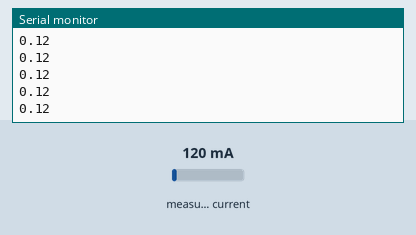
This sketch was run on a simulated Arduino Nano, built with avr-gcc and run on an emulated ATmega328P. Parts: the last lines printed to the serial monitor. The inputs (shaded band) are chosen by the test bench; at power-on: measured current 120 mA.

Above: at 1.2 s.
1.3 s: measured current set to 40 mA
At 1.51 s:
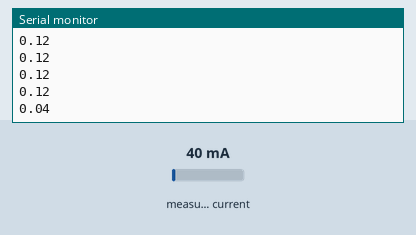
2.8 s: measured current set to 500 mA
At 2.88 s:
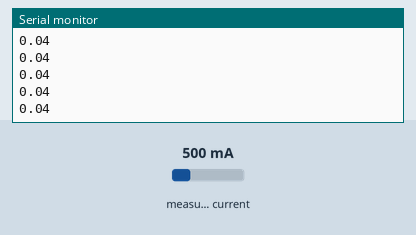
Timing chart, 0 to 5.8 s (numbered marks = the images above; inputs shaded):
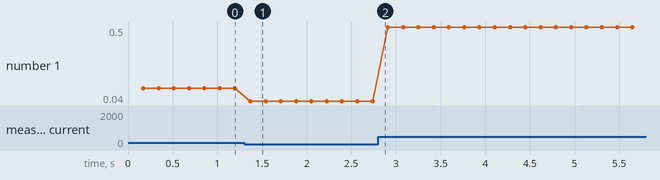

The sketch:

SketcheCorrente.ino
```cpp
#include <EmonLib.h> //Biblioteca do sensor de tensão ZMPT101B
#include <SPI.h> //Biblioteca ref. ao sensor de corrente elétrica SCT-013-03060
#define CAL2 0 //Este valor deve ser ajustado com o auxílio de um outro instrumento
#define PIN_CORR A7 //Define o pino do sensor de corrente

EnergyMonitor teste; //Uma instância do sensor de tensão e corrente é criada

void setup(){

  Serial.begin(9600); //Define-se a taxa de 9600 bits por segundo
  teste.current(PIN_CORR, CAL2); //São os parâmetros: (PINO ANALÓGIO, VALOR DE CALIBRAÇÃO)
}

void loop(){

  teste.calcVI(17,500); //São os parâmetros: (17 SEMICICLOS, TEMPO LIMITE PARA FAZER A MEDIÇÃO)  - 17 semiciclos está relacionado a 60Hz
  float correnterms = teste.Irms; //Recebe o valor da corrente eficaz

  Serial.println(correnterms);

}
```

Measured:
- after the input at 1.3 s, the serial monitor: prints a new line after 0.07 s (image 1)
- plotted number 1: 0.12 → 0.04 after the input at 1.3 s, 0.04 → 0.5 after the input at 2.8 s
